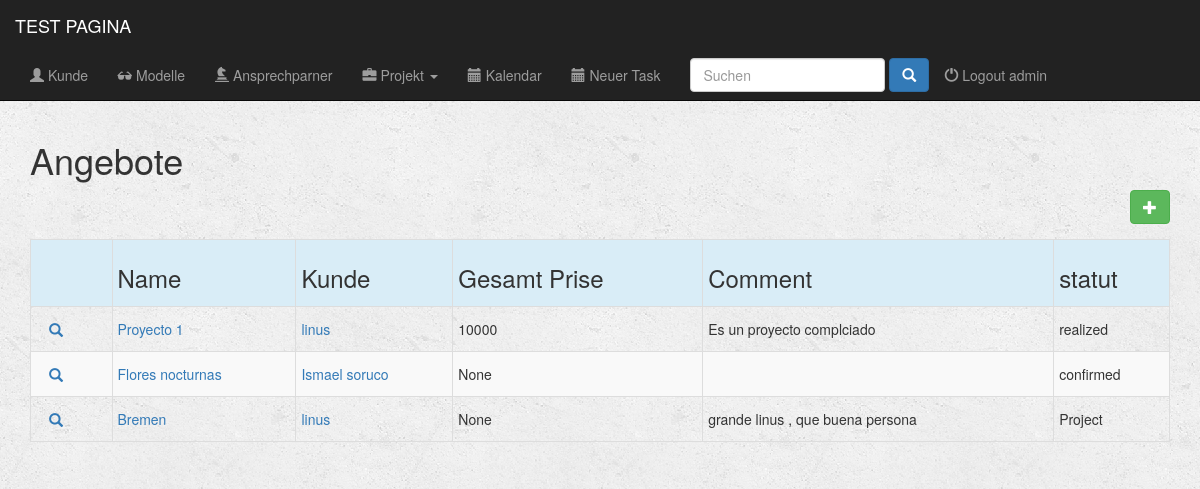
Screenshot of /apli/project/ (signed in) with the database file from the repository.
### apli/models.py (models this page shows, shortened)
class Project(models.Model):
    name = models.CharField(max_length=200)
    client = models.ForeignKey(Client, on_delete=models.CASCADE)
    start = models.DateField()
    finish = models.DateField()
    user = models.ForeignKey(User, on_delete=models.CASCADE)
    comment = models.CharField(max_length=500, blank=True)
    sort = models.CharField(max_length=8, choices=(('Angebot', 'angebot'), ('Auftrag', 'aufttrag'), ('Job', 'job'),), default='Angebot')
    statut = models.CharField(max_length=9, choices=(('Project', 'project'), ('Bestätigung', 'confirmed'), ('Fertig', 'realized'), ('bezhal', 'acquitted'), ('Absagen', 'canceled'),), default='Project')
    all_day = models.IntegerField(null=True, blank=True)
    half_day = models.IntegerField(null=True, blank=True)
    half_day_price_pro = models.IntegerField(null=True, blank=True)
    all_day_price_pro = models.IntegerField(null=True, blank=True)
    over_price_pro = models.IntegerField(null=True, blank=True)
    all_in_price_pro = models.IntegerField(null=True, blank=True)
    half_day_price_semipro = models.IntegerField(null=True, blank=True)
    all_day_price_semipro = models.IntegerField(null=True, blank=True)
    over_price_semipro = models.IntegerField(null=True, blank=True)
    all_in_price_semipro = models.IntegerField(null=True, blank=True)
    country = models.CharField(max_length=50, blank=True)
    city = models.CharField(max_length=50, blank=True)
    zip_code = models.CharField(max_length=15, blank=True)
    address = models.CharField(max_length=100, blank=True)
    comment_address = models.CharField(max_length=500, blank=True)
    honorary_base = models.IntegerField(null=True, blank=True)
    honorary_plus = models.IntegerField(null=True, blank=True)
    quantity_models_honorary_plus = models.IntegerField(null=True, blank=True)
    ms_price = models.IntegerField(null=True, blank=True)
    ms_hours = models.IntegerField(null=True, blank=True)
    requirement_price = models.IntegerField(null=True, blank=True)
    requirement_hours = models.IntegerField(null=True, blank=True)
    requisiten_price_for_each_model = models.IntegerField(null=True, blank=True)
    other_title = models.CharField(max_length=50, blank=True)
    other_description = models.CharField(max_length=200, blank=True)
    other_price = models.IntegerField(null=True, blank=True)
    other_hours = models.IntegerField(null=True, blank=True)
    photo_price = models.IntegerField(null=True, blank=True)
    photo_hours = models.IntegerField(null=True, blank=True)
    total_price = models.IntegerField(null=True, blank=True)
    tax = models.IntegerField(default=19)

class Client(models.Model):
    name = models.CharField(max_length=200)
    name_short = models.CharField(max_length=100, blank=True)
    company = models.CharField(max_length=200, blank=True)
    company_short = models.CharField(max_length=100, blank=True)
    country = models.CharField(max_length=50, blank=True)
    city = models.CharField(max_length=50, blank=True)
    zip_code = models.CharField(max_length=15, blank=True)
    address = models.CharField(max_length=100, blank=True)
    email = models.EmailField()
    phone_regex = RegexValidator(regex=r'^\+?1?\d{9,15}$', message="Phone number must be entered in the format: '+999999999'. Up to 15 digits allowed.")
    phone = models.CharField(validators=[phone_regex], max_length=15)
    comment = models.CharField(max_length=500, blank=True)
    class Meta:
        verbose_name = 'Client'
        verbose_name_plural = 'Clients'
    def __str__(self):
        return self.name

### apli/views.py (the view)
@login_required(login_url='/register/login/')
def index_project(request):
    all_projects = Project.objects.all()
    return render(request, 'apli/angebot/index_angebot.html', {'all_projects': all_projects})

### fullcalendar/fullcalendar.py (called while the page is built)
def css_url():
    return FULLCALENDAR['css_url']

def print_css_url():
    return FULLCALENDAR['print_css_url']

def javascript_url():
    return FULLCALENDAR['javascript_url']

def jquery_url():
    return FULLCALENDAR['jquery_url']

def jquery_ui_url():
    return FULLCALENDAR['jquery_ui_url']

### fullcalendar/templatetags/fullcalendar_tags.py (called while the page is built)
@register.inclusion_tag("fullcalendar/calendar_init.html")
def calendar_init(calendar_config_options):
    return {'calendar_config_options': mark_safe(calendar_config_options)}

@register.simple_tag
def fullcalendar_css_url():
    return css_url()

@register.simple_tag
def fullcalendar_print_css_url():
    return print_css_url()

@register.simple_tag
def fullcalendar_javascript_url():
    return javascript_url()

@register.simple_tag
def fullcalendar_jquery_url():
    return jquery_url()

@register.simple_tag
def fullcalendar_jquery_ui_url():
    return jquery_ui_url()

@register.simple_tag
def fullcalendar_css():
    url = fullcalendar_css_url()
    return mark_safe("<link href='%s' rel='stylesheet' />" % url)

@register.simple_tag
def fullcalendar_print_css():
    url = fullcalendar_print_css_url()
    return mark_safe("<link href='%s' rel='stylesheet' media='print' />" % url)

@register.simple_tag
def fullcalendar_jquery():
    url = fullcalendar_jquery_url()
    return mark_safe("<script src='%s'></script>" % url)

@register.simple_tag
def fullcalendar_jquery_ui():
    url = fullcalendar_jquery_ui_url()
    return mark_safe("<script src='%s'></script>" % url)

@register.simple_tag
def fullcalendar_javascript():
    url = fullcalendar_javascript_url()
    return mark_safe("<script src='%s'></script>" % url)

### apli/templates/apli/angebot/index_angebot.html
{% extends 'apli/base.html' %}
{% block body %}
    <div class="container">
        <div class=" form-group input-group form-inline col-md-12">
            <h1>Angebote</h1>
            <a href="{% url 'proyecto_new' %}" <button type="submit" class=" btn btn-success btn-md pull-right"><span class="glyphicon glyphicon-plus" aria-hidden="true"></span> </a>
        </div>
    </div>
    <div class="container">
        {% if all_projects %}
            <div class="table-responsive">
                <table class="table table-striped table-hover table-condensed table-bordered">
                    <tr class="active info">
                        <th></th>
                        <th><h3>Name</h3></th>
                        <th><h3>Kunde</h3></th>
                        <th><h3>Gesamt Prise</h3></th>
                        <th><h3>Comment</h3></th>
                        <th><h3>statut</h3></th>
                    </tr>
                    {% for project in all_projects %}
                        <tr>
                            <td>
                                <div class=" btn-group-xs">
                                    <div class="">
                                        <a href="{% url 'detail_project' project.id %}" class="btn btn-link btn-link glyphicon glyphicon-search"></a>
                                    </div>
                                </div>
                            </td>
                            <td><a href="{% url 'detail_project' project.id %}"><p class="form-control-static">{{project.name}}</p></a></td>
                            <td><a href="{% url 'detail_client' project.client.id %}"><p class="form-control-static">{{project.client}}</p></a></td>
                            <td><p class="form-control-static">{{project.total_price}}</p></td>
                            <td><p class="form-control-static">{{project.comment}}</p></td>
                            <td><p class="form-control-static">{{project.statut}}</p></td>
                        </tr>
                    {% endfor %}
                </table>
            </div>
        {% else %}
            <h3>No hay Project</h3>
        {% endif %}
    </div>
{% endblock%}

### apli/templates/apli/base.html (shortened to what this page needs)
{% load fullcalendar_tags %}
{% load static from staticfiles %}
<!DOCTYPE html>
<html lang="en">
    <head>
        {% fullcalendar_css %}
        {% fullcalendar_print_css %}
        <link rel="stylesheet" href="https://maxcdn.bootstrapcdn.com/bootstrap/3.3.6/css/bootstrap.min.css">
        <link rel="stylesheet" type="text/css" href="{% static 'apli/style.css' %}"/>
    </head>
    <body>
        <div class="container-fluid">
            <header>
                <div="row">
                    <nav class="navbar navbar-inverse navbar-fixed-top" role="navigation">
                        <div class="container-fluid">
                            <div class="navbar-header">
                                <a href="{% url 'dashboard' %}" class="navbar-brand">TEST PAGINA</a>
                            </div>
                            <div class="collapse navbar-collapse" id="topNavBar">
                                <ul class="nav navbar-nav">
                                    <li role="presentation" class="{% block clients_active %}{% endblock %}"><a href="{% url 'index_client' %}"><span class="glyphicon glyphicon-user" aria-hidden="true"></span> Kunde</a></li>
                                    <li role="presentation" class="{% block models_active %}{% endblock %}"><a href="{% url 'index_model' %}"><span class="glyphicon glyphicon-sunglasses" aria-hidden="true"></span> Modelle</a></li>
                                    <li role="presentation" class="{% block personas_active %}{% endblock %}"><a href="{% url 'index_person' %}"><span class="glyphicon glyphicon-knight" aria-hidden="true"></span> Ansprechparner</a></li>
                                    <li class="dropdown">
                                        <a href="#" class="dropdown-toggle {% block cotizaciones_active %}{% endblock %}" data-toggle="dropdown" role="button" aria-expanded="false">
                                            <span class="glyphicon glyphicon-briefcase" aria-hidden="true" class="{% block projects_active %}{% endblock %}"></span>
                                            Projekt
                                            <span class="caret"></span>
                                        </a>
                                    </li>
                                    <li role="presentation" class="{% block calendario_active %}{% endblock %}"><a href="{% url 'calendar_by_user' %}"><span class="glyphicon glyphicon-calendar" aria-hidden="true"></span> Kalendar</a></li>
                                    <li role="presentation" class="{% block task_active %}{% endblock %}}"><a href="{% url 'index_task' %}"><span class="glyphicon glyphicon-calendar" aria-hidden="true"></span> Neuer Task</a></li>
                                    <li role="presentation" >
                                        <form  method="GET" action="{% url 'busca' %}" class="navbar-form navbar-right" role="search" >
                                            <input type="text" placeholder="Suchen" class="form-control" name="q" value="{{ request.GET.q }}">
                                            <button type="submit" class="btn btn-primary ">
                                                <span class="glyphicon glyphicon-search"></span>
                                            </button>
                                        </form>
                                     </li>
                                    <div class= "nav navbar-nav" >
                                        {% if request.user.is_authenticated %}
                                            <li role="presentation" class="pull-right"><a href="{% url 'logout' %}" > <span class="glyphicon glyphicon-off" aria-hidden="true"></span> Logout {{ user }} </a></li>
                                        {% endif %}
                                    </div>
                                </ul>
                            </div>
                        </div>
                    </nav>
                </div>
        {% block body %}
        {% endblock %}
    </body>
</html>

### apli/static/apli/style.css (style rules this page uses)
body { background: white url("images/background.png"); }

### apli/templates/apli/base.html (style rules this page uses)
body { padding-top:60px; }

### rows the page displays
Project: name "Proyecto 1", client "linus", total_price "10000", comment "Es un proyecto complciado", statut "realized"
Project: name "Flores nocturnas", client "Ismael soruco", total_price "None", statut "confirmed"
Project: name "Bremen", client "linus", total_price "None", comment "grande linus , que buena persona", statut "Project"

### other values shown
{{ user }} "admin"
